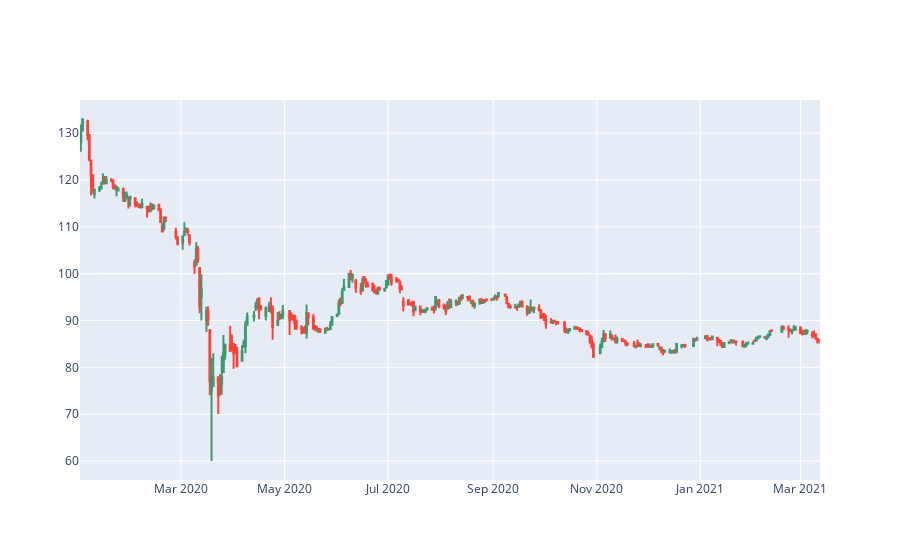

Write notebook code for a chart like this one.
### Code cell
plot_candle(df, 'Vale')

### Figure 1 — Plotly figure (JSON) as saved in the notebook; plotly's stock layout.template omitted (floating-point values rounded to 4 significant figures; data arrays with more than 128 entries replaced by an {"elided": "..."} marker saying what was removed)
{"data": [{"close": {"elided": "293 float values"}, "high": {"elided": "293 float values"}, "low": {"elided": "293 float values"}, "open": {"elided": "293 float values"}, "type": "candlestick", "x": {"elided": "293 str values"}}], "layout": {"xaxis": {"rangeslider": {"visible": false}}}}
